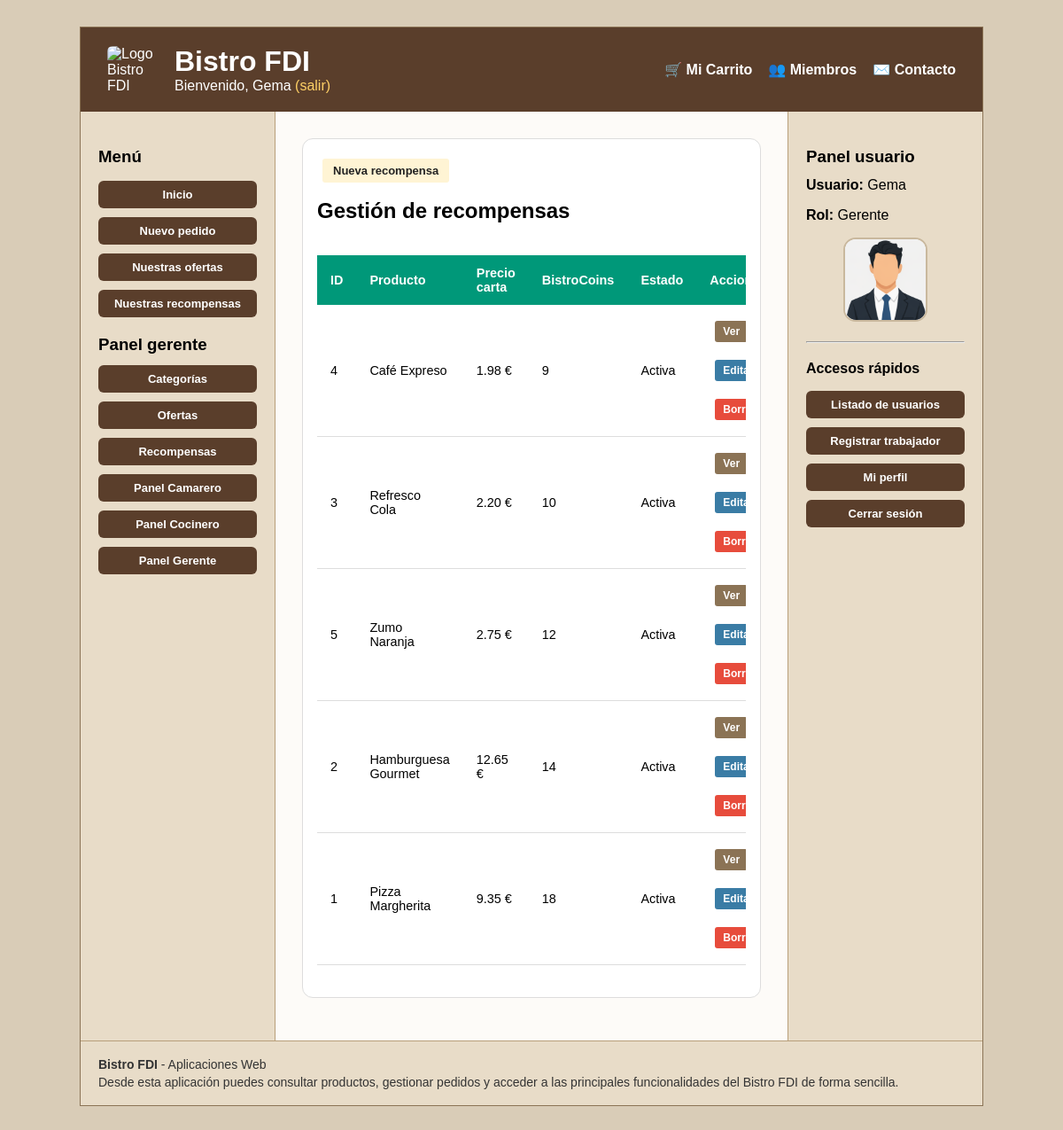
Screenshot of /vistas/recompensas/listarRecompensas.php (signed in) with the database file from the repository.
### tables this page shows
CREATE TABLE IF NOT EXISTS `usuarios` (
    `id` INT AUTO_INCREMENT PRIMARY KEY,
    `username` VARCHAR(100) NOT NULL UNIQUE,
    `email` VARCHAR(150) NOT NULL UNIQUE,
    `nombre` VARCHAR(100) NOT NULL,
    `apellidos` VARCHAR(100) NOT NULL,
    `password_hash` VARCHAR(255) NOT NULL,
    `rol` ENUM('cliente', 'camarero', 'cocinero', 'gerente') NOT NULL DEFAULT 'cliente',
    `avatar_tipo` ENUM('default', 'preset', 'custom') NOT NULL DEFAULT 'default',
    `avatar_valor` VARCHAR(255) DEFAULT NULL,
    `activo` TINYINT(1) NOT NULL DEFAULT 1,
    `deleted_at` TIMESTAMP NULL DEFAULT NULL,
    `created_at` TIMESTAMP DEFAULT CURRENT_TIMESTAMP,
    `updated_at` TIMESTAMP DEFAULT CURRENT_TIMESTAMP ON UPDATE CURRENT_TIMESTAMP,
    `bistrocoins` INT NOT NULL DEFAULT 0
);

CREATE TABLE IF NOT EXISTS `recompensas` (
    `id` INT AUTO_INCREMENT PRIMARY KEY,
    `producto_id` INT NOT NULL,
    `bistrocoins` INT NOT NULL,
    `activa` TINYINT(1) NOT NULL DEFAULT 1,
    `created_at` TIMESTAMP DEFAULT CURRENT_TIMESTAMP,
    `updated_at` TIMESTAMP DEFAULT CURRENT_TIMESTAMP ON UPDATE CURRENT_TIMESTAMP,
    FOREIGN KEY (`producto_id`) REFERENCES `productos`(`id`) ON DELETE CASCADE,
    UNIQUE (`producto_id`)
);

CREATE TABLE IF NOT EXISTS `productos` (
    `id` INT AUTO_INCREMENT PRIMARY KEY,
    `nombre` VARCHAR(100),
    `descripcion` TEXT,
    `categoria_id` INT,
    `precio_base` DECIMAL(10,2),
    `iva` INT,
    `disponible` BOOLEAN,
    `ofertado` BOOLEAN,
    `imagen` VARCHAR(255) DEFAULT NULL,
    `se_cocina` BOOLEAN DEFAULT 1,
    FOREIGN KEY (`categoria_id`) REFERENCES `categorias`(`id`)
);

### includes/RecompensaDAO.php (called while the page is built, shortened)
<?php
require_once __DIR__ . '/../entities/Recompensa.php';
require_once __DIR__ . '/application.php';
class RecompensaDAO {
    private static function rowToRecompensa(array $fila): Recompensa {
        return new Recompensa(
            $fila['id'],
            $fila['producto_id'],
            $fila['bistrocoins'],
            $fila['activa'] ?? 1,
            $fila['producto_nombre'] ?? '',
            $fila['producto_descripcion'] ?? '',
            $fila['producto_precio_final'] ?? 0,
            $fila['producto_imagen'] ?? null
        );
    }
    public static function getAll(bool $includeInactive = true): array {
        global $conn;
        $sql = "SELECT r.*, p.nombre AS producto_nombre, p.descripcion AS producto_descripcion,
                       ROUND(p.precio_base * (1 + p.iva / 100), 2) AS producto_precio_final,
                       p.imagen AS producto_imagen
                FROM recompensas r
                JOIN productos p ON p.id = r.producto_id";
        $sql .= " ORDER BY r.activa DESC, r.bistrocoins ASC, p.nombre ASC";
        $stmt = $conn->prepare($sql);
        $stmt->execute();
        $result = $stmt->get_result();
        $recompensas = [];
        while ($fila = $result->fetch_assoc()) {
            $recompensas[] = self::rowToRecompensa($fila);
        }
        return $recompensas;
    }
}

### entities/Recompensa.php (called while the page is built, shortened)
<?php
class Recompensa {
    private $id;
    private $bistrocoins;
    private $activa;
    private $producto_nombre;
    private $producto_precio_final;
    public function __construct($id, $producto_id, $bistrocoins, $activa = 1, $producto_nombre = '', $producto_descripcion = '', $producto_precio_final = 0.0, $producto_imagen = null) {
        $this->id = $id;
        $this->bistrocoins = $bistrocoins;
        $this->activa = $activa;
        $this->producto_nombre = $producto_nombre;
        $this->producto_precio_final = (float)$producto_precio_final;
    }
    public function getId() { return $this->id; }
    public function getBistrocoins() { return $this->bistrocoins; }
    public function isActiva() { return (int)$this->activa === 1; }
    public function getProductoNombre() { return $this->producto_nombre; }
    public function getProductoPrecioFinal() { return $this->producto_precio_final; }
}

### includes/util.php (called while the page is built, shortened)
<?php
function escaparHtml(?string $value): string
{
    return htmlspecialchars((string) $value, ENT_QUOTES | ENT_SUBSTITUTE, 'UTF-8');
}

### includes/UsuarioDAO.php (called while the page is built, shortened)
<?php
require_once __DIR__ . '/../entities/Usuario.php';
require_once __DIR__ . '/util.php';
class UsuarioDAO {
    public static function avatar_presets(): array {
        return [
            'preset_chef' => ['label' => 'Opcion 1', 'path' => RUTA_APP . '/img/avatares/cocinero.png'],
            'preset_waiter' => ['label' => 'Opcion 2', 'path' => RUTA_APP . '/img/avatares/camarero.png'],
            'preset_manager' => ['label' => 'Opcion 3', 'path' => RUTA_APP . '/img/avatares/gerente.png'],
        ];
    }
    private static function row_to_usuario(array $row): Usuario {
        $row['avatar_url'] = self::user_row_to_avatar_url($row);
        return new Usuario(
            (int)$row['id'],
            $row['username'],
            $row['email'],
            $row['nombre'],
            $row['apellidos'],
            $row['password_hash'],
            $row['rol'] ?? 'cliente',
            $row['avatar_tipo'] ?? 'default',
            $row['avatar_valor'] ?? null,
            $row['avatar_url'],
            (int)$row['activo'],
            $row['updated_at'] ?? '',
            (int)($row['bistrocoins'] ?? 0)
        );
    }
    private static function user_row_to_avatar_url(array $row): string {
        $tipo = (string)($row['avatar_tipo'] ?? 'default');
        $valor = (string)($row['avatar_valor'] ?? '');
        if ($tipo === 'preset') {
            $presets = self::avatar_presets();
            if (isset($presets[$valor])) {
                return $presets[$valor]['path'];
            }
        }
        return self::default_avatar();
    }
    public static function user_find_by_id(int $id, bool $includeInactive = true): ?Usuario {
        $conn = crearConexion();
        $sql = $includeInactive
            ? "SELECT * FROM usuarios WHERE id = ? LIMIT 1"
            : "SELECT * FROM usuarios WHERE id = ? AND activo = 1 LIMIT 1";
        $stmt = $conn->prepare($sql);
        $stmt->bind_param("i", $id);
        $stmt->execute();
        $result = $stmt->get_result();
        $row = $result->fetch_assoc();
        return $row ? self::row_to_usuario($row) : null;
    }
}

### includes/auth.php (called while the page is built, shortened)
<?php
require_once __DIR__ . '/UsuarioDAO.php';
function current_user(): ?Usuario {
    $id = (int)$_SESSION['user_id'];
    $user = UsuarioDAO::user_find_by_id($id);
    return $user;
}
function require_login(): Usuario {
    $user = current_user();
    return $user;
}
function require_role(string $minRole): Usuario {
    $user = require_login();
        ?>
        <?php
    return $user;
}

### entities/Usuario.php (called while the page is built, shortened)
<?php
class Usuario {
    private $nombre;
    private $rol;
    private $avatar_url;
    private $activo;
    public function __construct(int $id, string $username, string $email, string $nombre, string $apellidos,
                                string $password_hash, string $rol, string $avatar_tipo, ?string $avatar_valor,
                                string $avatar_url, int $activo, string $updated_at, int $bistrocoins = 0) {
        $this->nombre = $nombre;
        $this->rol = $rol;
        $this->avatar_url = $avatar_url;
        $this->activo = $activo;
    }
    public function getNombre(): string { return $this->nombre; }
    public function getRol(): string { return $this->rol; }
    public function getAvatarUrl(): string { return $this->avatar_url; }
    public function isActivo(): bool { return $this->activo === 1; }
}

### vistas/recompensas/listarRecompensas.php (the view, shortened to what this page needs)
<?php
require_once __DIR__ . '/../../includes/auth.php';
require_once __DIR__ . '/../../includes/RecompensaDAO.php';
require_role('gerente');
$recompensas = RecompensaDAO::getAll(true);
?>
<div class="panel">
  <div class="actions-inline mb-12">
    <a href="crearRecompensa.php" class="btn primary">Nueva recompensa</a>
  </div>
  <h2>Gestión de recompensas</h2>
  <div class="table-wrap">
    <table class="tabla-movil">
      <thead>
        <tr>
          <th>ID</th>
          <th>Producto</th>
          <th>Precio carta</th>
          <th>BistroCoins</th>
          <th>Estado</th>
          <th>Acciones</th>
        </tr>
      </thead>
      <tbody>
      <?php foreach ($recompensas as $recompensa): ?>
        <tr>
        <td data-label="ID"><?= (int)$recompensa->getId() ?></td>
        <td data-label="Producto"><?= escaparHtml($recompensa->getProductoNombre()) ?></td>
        <td data-label="Precio carta"><?= number_format($recompensa->getProductoPrecioFinal(), 2) ?> €</td>
        <td data-label="BistroCoins"><?= (int)$recompensa->getBistrocoins() ?></td>
        <td data-label="Estado"><?= $recompensa->isActiva() ? 'Activa' : 'Inactiva' ?></td>
        <td data-label="Acciones" class="actions-inline">
            <a class="btn small" href="recompensa_ver.php?id=<?= (int)$recompensa->getId() ?>">Ver</a>
            <a class="btn editar small" href="editarRecompensa.php?id=<?= (int)$recompensa->getId() ?>">Editar</a>
            <a class="btn borrar small" href="borrarRecompensa.php?id=<?= (int)$recompensa->getId() ?>" onclick="return confirm('¿Seguro que quieres borrar esta recompensa?');">Borrar</a>
          </td>
        </tr>
      <?php endforeach; ?>
      </tbody>
    </table>
  </div>
</div>
<?php
require __DIR__ . '/../../includes/plantilla.php';

### cabecera.php (shortened to what this page needs)
<?php
require_once __DIR__ . '/includes/auth.php';
function mostrarSaludo(): string {
    $user = current_user();
    if ($user) {
        $nombre = $user->getNombre() ?: $user->getUsername();
        return "Bienvenido, " . htmlspecialchars($nombre) .
            " <a href='" . RUTA_APP . "/scripts/usuarios/logout.php'>(salir)</a>";
    }
    return "Usuario desconocido. <a href='" . RUTA_APP . "/vistas/usuarios/acceso.php#login'>Login</a>";
}
?>
<div class="cabecera-superior">
    <div class="cabecera-brand">
        <img src="<?= RUTA_APP ?>/img/logo_personalizado.png" alt="Logo Bistro FDI" class="logo-cabecera">
        <div>
            <h1>Bistro FDI</h1>
            <div class="saludo"><?= mostrarSaludo(); ?></div>
        </div>
    </div>
    <nav class="menu-principal">
        <ul>
            <?php if (current_user()): ?>
                <li><a href="<?= RUTA_APP ?>/vistas/pedidos/carrito.php">🛒 Mi Carrito</a></li>
            <?php endif; ?>
            <li><a href="<?= RUTA_APP ?>/miembros.php">👥 Miembros</a></li>
            <li><a href="<?= RUTA_APP ?>/contacto.php">✉️ Contacto</a></li>
        </ul>
    </nav>
</div>

### sideBarIzq.php
<?php
$user = function_exists('current_user') ? current_user() : null;
?>
<nav aria-label="Navegación principal">
    <h3>Menú</h3>
    <ul class="menu-izq">
        <li><a href="<?= RUTA_APP ?>/index.php">Inicio</a></li>
        <li><a href="<?= RUTA_APP ?>/vistas/pedidos/elegirTipo.php">Nuevo pedido</a></li>
        <li><a href="<?= RUTA_APP ?>/vistas/ofertas/ofertaCliente.php">Nuestras ofertas</a></li>
        <li><a href="<?= RUTA_APP ?>/vistas/recompensas/recompensaCliente.php">Nuestras recompensas</a></li>
        <?php if ($user): ?>
            <?php if ($user->getRol() !== 'cliente'): ?>
                <h3>Panel <?= htmlspecialchars($user->getRol()) ?></h3>
            <?php endif; ?>
            <?php if ($user->getRol() === 'gerente'): ?>
                <li><a href="<?= RUTA_APP ?>/vistas/categorias/categoriasList.php">Categorías</a></li>
                <li><a href="<?= RUTA_APP ?>/vistas/ofertas/listarOfertas.php">Ofertas</a></li>
                <li><a href="<?= RUTA_APP ?>/vistas/recompensas/listarRecompensas.php">Recompensas</a></li>
            <?php endif; ?>
            <?php if ($user->getRol() === 'camarero' || $user->getRol() === 'gerente'): ?>
                <li><a href="<?= RUTA_APP ?>/vistas/pedidos/gestionCamarero.php">Panel Camarero</a></li>
            <?php endif; ?>
            <?php if ($user->getRol() === 'cocinero' || $user->getRol() === 'gerente'): ?>
                <li><a href="<?= RUTA_APP ?>/vistas/preparacion_pedidos/panel_cocinero.php">Panel Cocinero</a></li>
            <?php endif; ?>
            <?php if ($user->getRol() === 'gerente'): ?>
                <li><a href="<?= RUTA_APP ?>/vistas/preparacion_pedidos/panel_gerente.php">Panel Gerente</a></li>
            <?php endif; ?>
        <?php endif; ?>
    </ul>
</nav>

### sideBarDer.php
<?php
require_once __DIR__ . '/includes/auth.php';
require_once __DIR__ . '/includes/util.php';
$user = current_user();
$nombre = $user ? $user->getNombre() : 'Invitado';
$rol = $user ? $user->getRol() : 'No autenticado';
$avatarSrc = $user ? $user->getAvatarUrl() : '';
?>
<section class="panel-usuario-sidebar">
    <h3>Panel usuario</h3>
    <p><strong>Usuario:</strong> <?= escaparHtml($nombre) ?></p>
    <p><strong>Rol:</strong> <?= escaparHtml(ucfirst($rol)) ?></p>
    <?php if ($user): ?>
        <div class="sidebar-avatar-box">
            <img src="<?= escaparHtml($avatarSrc) ?>"
                 alt="Foto de perfil de <?= escaparHtml($nombre) ?>"
                 class="sidebar-avatar">
        </div>
    <?php endif; ?>
    <hr>
    <nav aria-label="Accesos rápidos del usuario">
        <h4>Accesos rápidos</h4>
        <ul class="menu-izq">
            <?php if ($user && $user->getRol() === 'gerente'): ?>
                <li><a href="<?= RUTA_APP ?>/vistas/usuarios/usuarios.php">Listado de usuarios</a></li>
                <li><a href="<?= RUTA_APP ?>/vistas/usuarios/usuario_form.php?modo=crear">Registrar trabajador</a></li>
                <li><a href="<?= RUTA_APP ?>/vistas/usuarios/perfil.php">Mi perfil</a></li>
                <li><a href="<?= RUTA_APP ?>/scripts/usuarios/logout.php">Cerrar sesión</a></li>
            <?php elseif ($user): ?>
                <li><a href="<?= RUTA_APP ?>/vistas/usuarios/perfil.php">Mi perfil</a></li>
                <li><a href="<?= RUTA_APP ?>/scripts/usuarios/logout.php">Cerrar sesión</a></li>
            <?php else: ?>
                <li><a href="<?= RUTA_APP ?>/vistas/usuarios/acceso.php#login">Iniciar sesión</a></li>
                <li><a href="<?= RUTA_APP ?>/vistas/usuarios/registro.php">Registrarse</a></li>
            <?php endif; ?>
        </ul>
    </nav>
</section>

### rows the page displays
usuarios: nombre "Gema", rol "gerente", rol "Gerente"
recompensas: id "4", producto.nombre "Café Expreso", ProductoPrecioFinal "1.98", bistrocoins "9", activa "Activa"
recompensas: id "3", producto.nombre "Refresco Cola", ProductoPrecioFinal "2.20", bistrocoins "10", activa "Activa"
recompensas: id "5", producto.nombre "Zumo Naranja", ProductoPrecioFinal "2.75", bistrocoins "12", activa "Activa"
recompensas: id "2", producto.nombre "Hamburguesa Gourmet", ProductoPrecioFinal "12.65", bistrocoins "14", activa "Activa"
recompensas: id "1", producto.nombre "Pizza Margherita", ProductoPrecioFinal "9.35", bistrocoins "18", activa "Activa"
